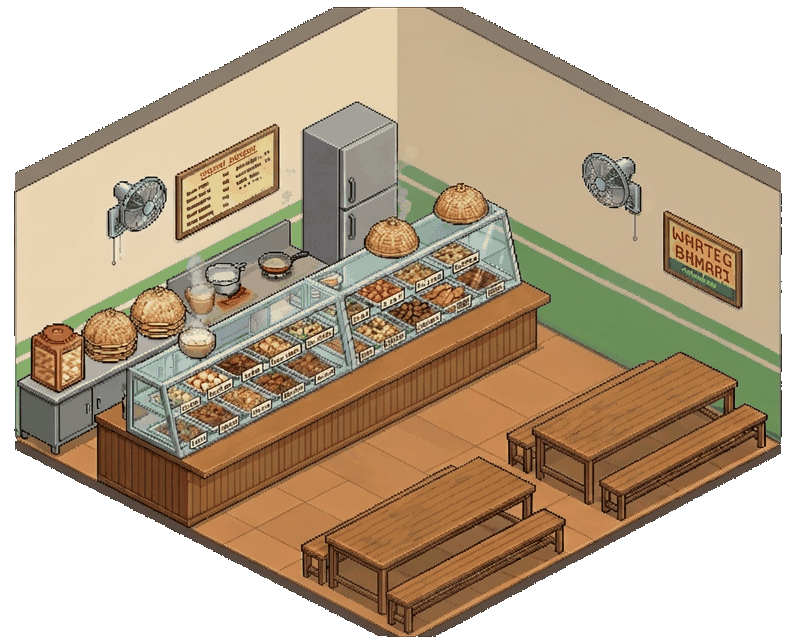
#> input picture src/assets/bg.png, 796 x 642 px; the run also reads 1 picture not shown here
$ python room_art.py
#> lines starting #> are read from the running program, lines starting #| are printed output that depends on the picture; after the words box and inside, x2 and y2 are one past the last pixel; in counts of white or black regions, pixels touching at a corner belong together
"""v1.4 room pieces for the procedural, size-adaptive warung rooms (src/room.ts):
cuts the furniture / kitchen out of the generated room bitmap (src/assets/bg.png, 2x art px) so the game can compose
rooms of any size: a procedural floor + walls (colours sampled from the same bitmap) with these pieces on top.
  src/assets/room.png   atlas: table sets (with their floor shadow), the back kitchen (warmer + cabinet, rice baskets,
                        stove counter, fridge), the menu board, the counter + etalase in three parts (left end, a
                        repeatable middle strip, right end) and derived pieces (prasmanan table, VIP sofa table, stairs)
  src/assets/room.json  frame rects + the bg px position each piece was cut from (its anchor in the original room)
Run: python3 tools/room_art.py   (Pillow, numpy, scipy)"""
import json, os
import numpy as np
from PIL import Image, ImageDraw
from scipy import ndimage

HERE = os.path.dirname(os.path.abspath(__file__))
A = os.path.normpath(os.path.join(HERE, '..', 'src', 'assets'))
bg = Image.open(os.path.join(A, 'bg.png')).convert('RGBA')
#> bg is the input picture: PIL image 796x642 RGBA; mean R, G, B, A 125.4, 103.7, 77.4, 181.4
ba = np.array(bg).astype(np.int16)
H, W = ba.shape[:2]
ys, xs = np.mgrid[0:H, 0:W]
FA = ((xs - 15) + 2 * (ys - 440)) / 2.0   # floor-plane iso a (bg px)
FB = ((xs - 15) - 2 * (ys - 440)) / 2.0   # floor-plane iso b
rgb = ba[..., :3]
lum = rgb.sum(axis=2)

def poly_mask(poly):
    m = Image.new('L', (W, H), 0); ImageDraw.Draw(m).polygon(poly, fill=255)
    return np.array(m) > 0

def near(c, tol):
    return (np.abs(rgb - np.array(c)).sum(axis=2) <= tol)

FLOOR = [(197, 136, 80), (191, 129, 77), (200, 137, 83), (198, 136, 82), (188, 128, 78), (194, 134, 83), (196, 134, 78), (203, 138, 83), (201, 134, 81), (196, 134, 82)]
def floorish():
    m = np.zeros((H, W), bool)
    for c in FLOOR: m |= near(c, 10)
    r, g, b = rgb[..., 0], rgb[..., 1], rgb[..., 2]
    m |= (r >= 186) & (r <= 212) & (g >= 124) & (g <= 146) & (b >= 72) & (b <= 92)
    return m
WALL = [(202, 178, 147), (199, 181, 151), (231, 211, 179), (106, 141, 87), (107, 145, 88), (104, 142, 88), (105, 143, 91), (114, 142, 99), (116, 146, 102), (78, 100, 78), (155, 154, 122), (176, 171, 143), (195, 174, 146)]
def wallish():
    m = np.zeros((H, W), bool)
    for c in WALL: m |= near(c, 26)
    r, g, b = rgb[..., 0], rgb[..., 1], rgb[..., 2]
    m |= (r > 205) & (g > 185) & (b > 150) & (r - b < 70) & (r - b > 30)   # light cream
    m |= (g > r + 18) & (g > b + 25) & (g > 110)                              # green band
    return m

pieces = {}
def cut(name, keep, pad=1):
    a = ba.copy(); a[~keep, 3] = 0
    im = Image.fromarray(a.clip(0, 255).astype(np.uint8), 'RGBA')
    bb = im.getbbox()
    pieces[name] = (im.crop(bb), [bb[0], bb[1]])

def cleanup(keep, minsize=12):
    lab, n = ndimage.label(keep)
    sizes = ndimage.sum(keep, lab, range(1, n + 1))
    small = np.isin(lab, [i + 1 for i, s in enumerate(sizes) if s < minsize])
    return keep & ~small

# ---- table sets: polygon around table + benches, then the floor around them flood-removed (the dark under-table
# shadow is kept with the piece)
def table(name, poly):
    pm = poly_mask(poly) & (ba[..., 3] > 0)
    fl = floorish() & pm
    # floor connected to the polygon border
    border = pm & ~ndimage.binary_erosion(pm, iterations=2)
    lab, n = ndimage.label(fl)
    ids = set(np.unique(lab[border & fl])) - {0}
    out = np.isin(lab, list(ids))
    keep = pm & ~out
    keep = ndimage.binary_opening(keep, iterations=1) | (keep & (lum < 300))
    keep = cleanup(keep, 30)
    cut(name, keep)

table('table_a', [(300, 548), (470, 452), (520, 470), (562, 494), (566, 536), (410, 620), (380, 612), (300, 572)])
#> after the loop in floorish, `for c in FLOOR: m |= near(c, 10)`:
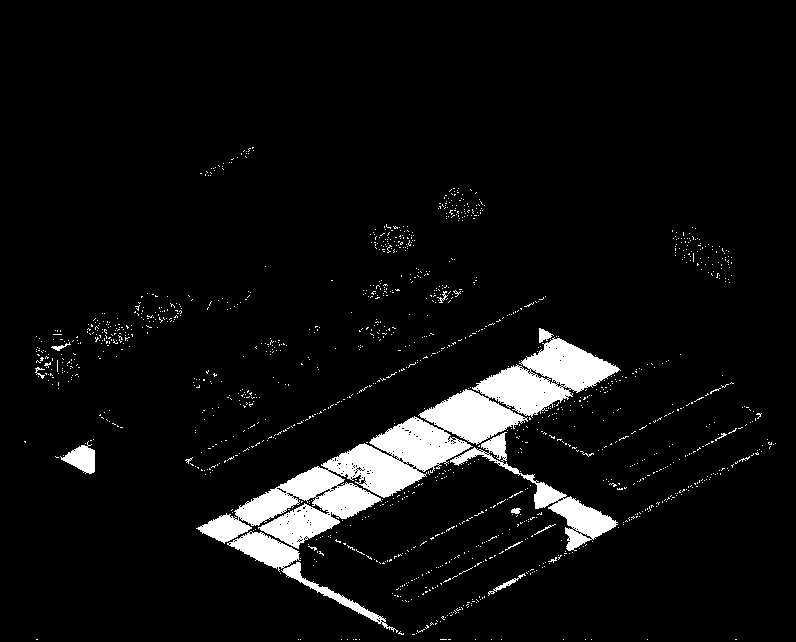
#> m: shape (642, 796) bool; 5.9% white; 1345 white regions (1329 under 20 px), largest, box (x1, y1, x2, y2) and area: (196, 337, 621, 549) 20643, (450, 432, 618, 551) 3083, (227, 531, 398, 633) 2335
#> in table, `lab, n = ndimage.label(fl)`: n = 251
#> in table, `ids = set(np.unique(lab[border & fl])) - {0}`: ids = 18 items
#> in cleanup, `lab, n = ndimage.label(keep)`:
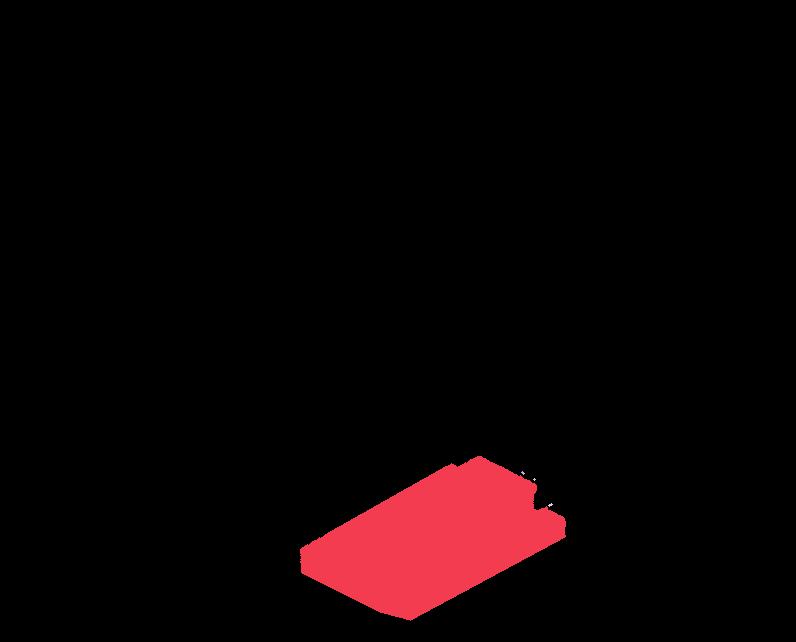
#> lab: shape (642, 796) int32; 5 distinct labels, from 0 to 4; one colour per label, 0 black
#> in cleanup, `lab, n = ndimage.label(keep)`: n = 4
#> in cleanup, `sizes = ndimage.sum(keep, lab, range(1, n + 1))`: sizes = [24721, 8, 5, 10]
#> in cut, `bb = im.getbbox()`: bb = (300, 456, 566, 621)
table('table_b', [(505, 440), (650, 362), (700, 372), (770, 396), (775, 440), (620, 516), (590, 510), (505, 470)])
#> call 2 of cleanup, with minsize = 30
#> in cleanup (call 2), `lab, n = ndimage.label(keep)`:
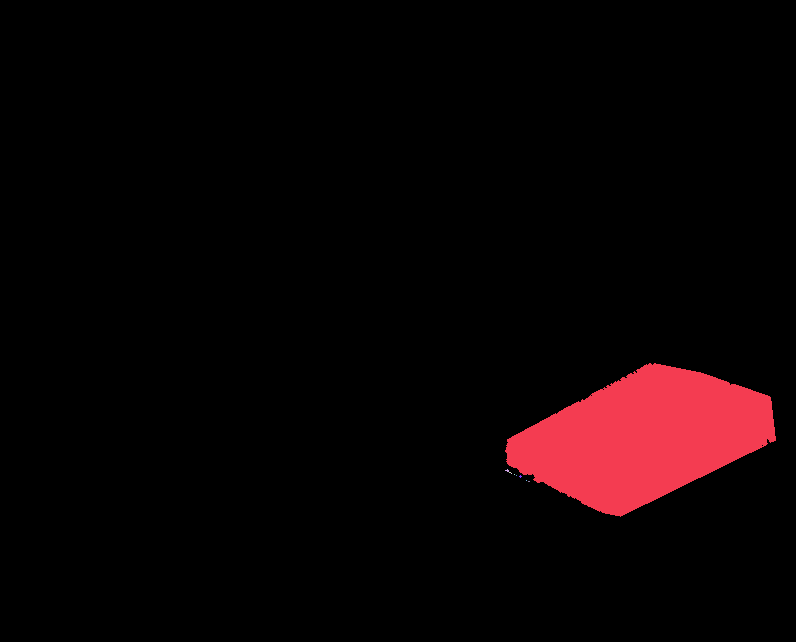
#> lab: shape (642, 796) int32; 10 distinct labels, from 0 to 9; one colour per label, 0 black
#> in cleanup (call 2), `lab, n = ndimage.label(keep)`: n = 9
#> in cleanup (call 2), `sizes = ndimage.sum(keep, lab, range(1, n + 1))`: sizes = [25228, 7, 2, 1, 1, 1, 5, 1, 2]
#> call 2 of cut, with name = 'table_b', pad = 1
#> in cut (call 2), `a[~keep, 3] = 0`:
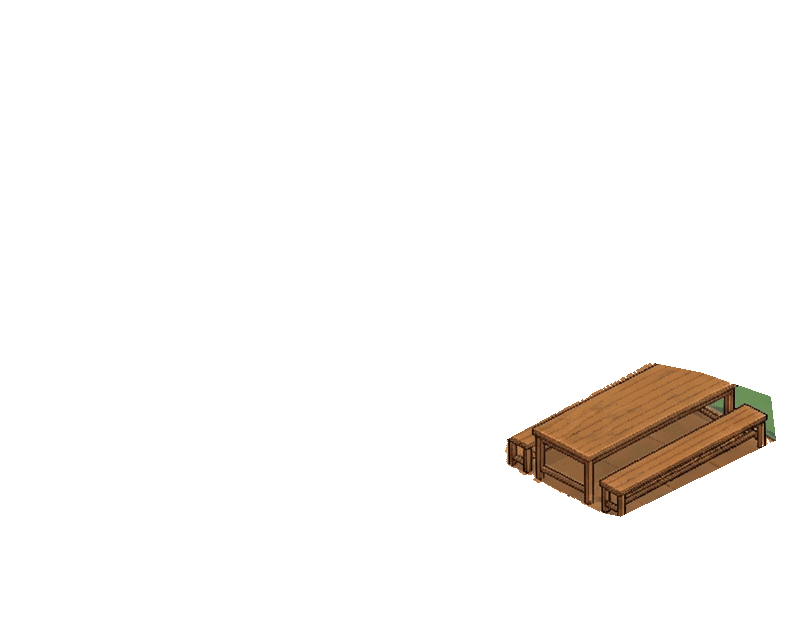
#> a: shape (642, 796, 4) int16; mean R, G, B, A 125.4, 103.7, 77.4, 12.6; transparent parts drawn white
#> in cut (call 2), `bb = im.getbbox()`: bb = (505, 363, 776, 517)

# ---- back kitchen (against the left wall): everything that is not wall / floor in the band behind the counter
kpoly = [(18, 330), (300, 190), (300, 120), (404, 100), (404, 300), (330, 330), (128, 420), (96, 470), (40, 470), (18, 450)]
def big(m, n):
    lab, k = ndimage.label(m)
    sizes = ndimage.sum(m, lab, range(1, k + 1))
    return np.isin(lab, [i + 1 for i, v in enumerate(sizes) if v >= n])
kp = poly_mask(kpoly)
km = kp & (ba[..., 3] > 0) & ~big(wallish() & kp, 300)
#> after the loop in wallish, `for c in WALL: m |= near(c, 26)`:
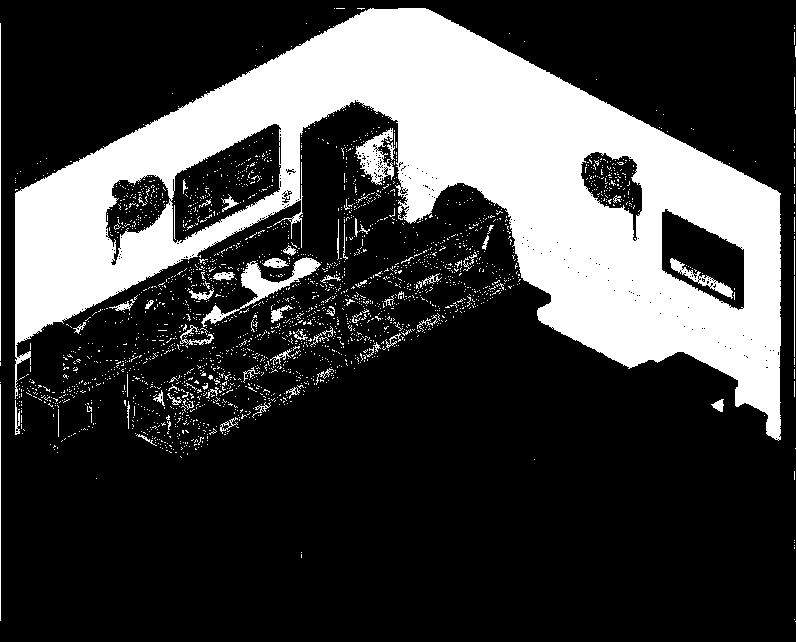
#> m: shape (642, 796) bool; 25.5% white; 2445 white regions (2374 under 20 px), largest, box (x1, y1, x2, y2) and area: (15, 8, 781, 441) 117401, (201, 257, 321, 327) 1557, (355, 128, 394, 185) 996
#> in big, `lab, k = ndimage.label(m)`:
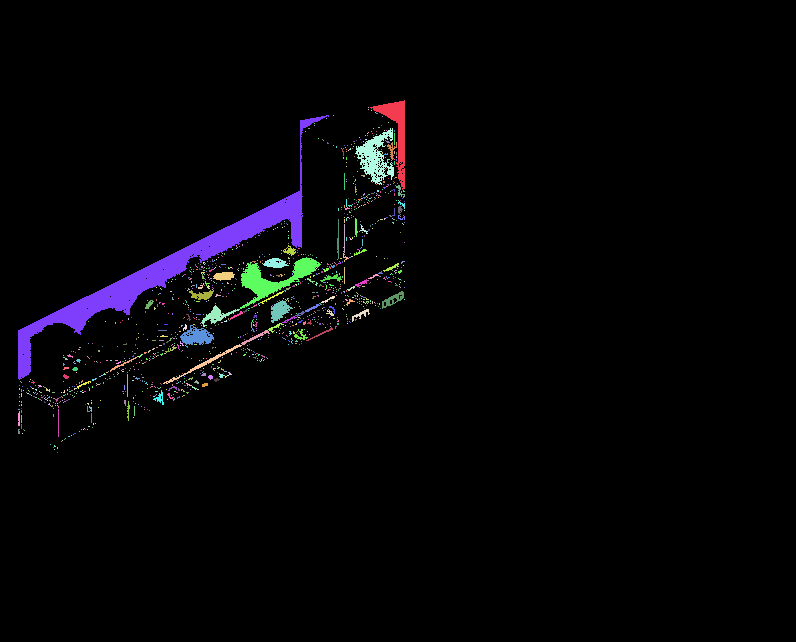
#> lab: shape (642, 796) int32; 1323 distinct labels, from 0 to 1322; one colour per label, 0 black
#> in big, `lab, k = ndimage.label(m)`: k = 1322
#> in big, `lab, k = ndimage.label(m)`:
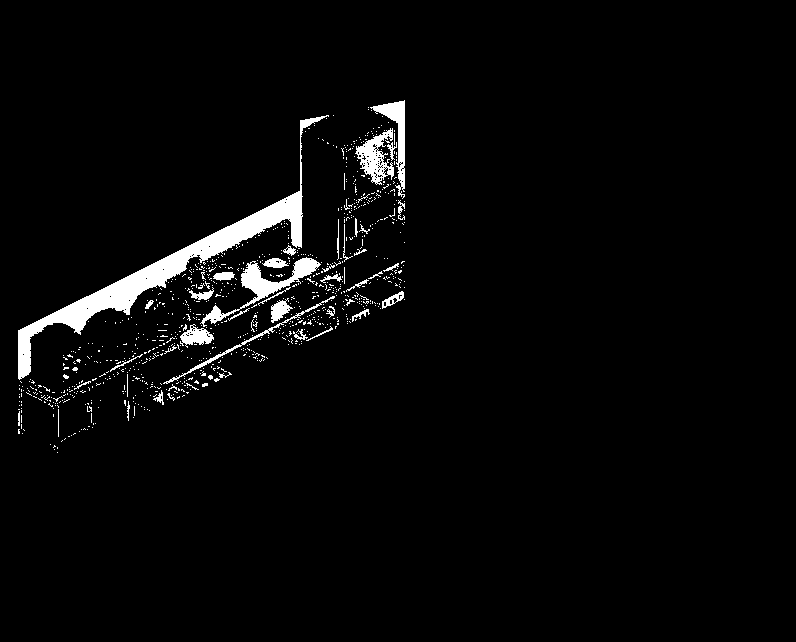
#> m: shape (642, 796) bool; 3.2% white; 921 white regions (880 under 20 px), largest, box (x1, y1, x2, y2) and area: (18, 115, 329, 380) 7251, (200, 257, 321, 327) 1561, (355, 128, 394, 185) 996
#> in big, `sizes = ndimage.sum(m, lab, range(1, k + 1))`: sizes = 1322 values, max 7247 at index 6, min 1 at index 1, mean 12.27
# the counter + etalase in front is cut separately (ov_counter polygon)
cpoly = [(92, 412), (128, 360), (500, 203), (522, 212), (552, 292), (550, 354), (192, 530), (90, 474)]
km &= ~poly_mask(cpoly)
km &= ~big(floorish() & kp, 60)
km = cleanup(ndimage.binary_closing(km, iterations=1) & poly_mask(kpoly), 40)
# the fridge's light reflections match the cream wall: keep its whole silhouette; drop the dome sitting on the etalase
km |= poly_mask([(303, 128), (368, 106), (397, 122), (397, 242), (352, 266), (303, 252)]) & (ba[..., 3] > 0)
km &= xs < 398
cut('kitchen', km)

# ---- wall fans (left wall + right wall), wall removed around them
def wallpiece(name, poly):
    pm = poly_mask(poly) & (ba[..., 3] > 0)
    k = pm & ~big(wallish() & pm, 40)
    cut(name, cleanup(k, 20))
wallpiece('fan_l', [(104, 186), (168, 166), (170, 262), (104, 270)])
wallpiece('fan_r', [(580, 150), (650, 150), (652, 250), (580, 250)])

# ---- menu board on the left wall
cut('menu', poly_mask([(176, 228), (176, 172), (278, 124), (282, 126), (282, 186), (178, 236)]) & (ba[..., 3] > 0))

# ---- counter + etalase (same polygon as ov_counter), split into left end / repeatable middle / right end
cm = poly_mask(cpoly) & (ba[..., 3] > 0)
# the polygon catches a bit of the wall / floor around the ends: drop them (the room behind is procedural now)
cm &= ~(big(wallish() & cm, 8) & ((xs > 470) | (xs < 140)))
cm &= ~(big(floorish() & cm, 8) & (xs < 200))
cut('counter', cleanup(cm, 10))

# ---- table variants (dark wood for the Restoran Besar hall, VIP: white cloth + red velvet benches), each with the
# matching front overlay (the ov_t2 polygon: table top + front bench, drawn over people on the back bench) and a
# buffet table (table top only, steel trays of lauk on it) for the prasmanan line
tim, torg = pieces['table_a']
#> torg = [300, 456]
ta = np.array(tim).astype(np.float32)
OVP = [(325 - torg[0], 537 - torg[1]), (480 - torg[0], 455 - torg[1]), (538 - torg[0], 486 - torg[1]), (538 - torg[0], 500 - torg[1]), (390 - torg[0], 584 - torg[1]), (384 - torg[0], 580 - torg[1])]
#> OVP = [(25, 81), (180, -1), (238, 30), (238, 44), (90, 128), (84, 124)]
def pm2(poly, size):
    m = Image.new('L', size, 0); ImageDraw.Draw(m).polygon(poly, fill=255); return np.array(m) > 0
TW, TH = tim.size
FRONT_BENCH = [(84, 136), (240, 54), (266, 62), (266, 80), (110, 162), (84, 156)]
STOOL = [(0, 88), (30, 76), (32, 130), (12, 140), (0, 132)]
TOP = [(22, 80), (180, -1), (239, 29), (239, 41), (88, 122), (22, 92)]
bench = pm2(FRONT_BENCH, (TW, TH)) | pm2(STOOL, (TW, TH))
def mkimg(a): return Image.fromarray(a.clip(0, 255).astype(np.uint8), 'RGBA')
def variant(name, arr):
    im = mkimg(arr); pieces[name] = (im, torg)
    ov = arr.copy(); ov[~pm2(OVP, (TW, TH)), 3] = 0
    o = mkimg(ov); bb = o.getbbox(); pieces['ov_' + name] = (o.crop(bb), [torg[0] + bb[0], torg[1] + bb[1]])
variant('kayu', ta.copy())
#> in variant, `bb = o.getbbox()`: bb = (25, 0, 237, 129)
g = ta.copy(); g[..., 0] *= 0.66; g[..., 1] *= 0.5; g[..., 2] *= 0.46; variant('gelap', g)
v = ta.copy()
lumv = v[..., :3].mean(axis=2)
# red velvet benches
v[bench, 0] = np.clip(lumv[bench] * 1.25 + 30, 0, 255); v[bench, 1] = lumv[bench] * 0.28; v[bench, 2] = lumv[bench] * 0.32
# white cloth over the top, a red runner down the middle, darker hem
top = pm2(TOP, (TW, TH)) & (v[..., 3] > 0)
L0, L1, Ri, Bo = np.array([22, 80.0]), np.array([180, -1.0]), np.array([239, 29.0]), np.array([88, 122.0])
yy, xx = np.mgrid[0:TH, 0:TW]
# param t across the table (0 back edge .. 1 front edge): distance from the back edge line L0-L1 vs the front edge Bo-Ri
def side(p0, p1):
    d = p1 - p0; return ((xx - p0[0]) * d[1] - (yy - p0[1]) * d[0]) / np.hypot(*d)
db_, df_ = side(L0, L1), side(Bo, Ri)
t = np.abs(db_) / (np.abs(db_) + np.abs(df_) + 1e-6)
cloth = np.stack([236 + (lumv - 150) * 0.12, 230 + (lumv - 150) * 0.12, 214 + (lumv - 150) * 0.12], -1)
run = (t > 0.4) & (t < 0.6)
cloth[run] = np.stack([186 + (lumv[run] - 150) * 0.1, 40 + 0 * lumv[run], 46 + 0 * lumv[run]], -1)
hem = top & ~ndimage.binary_erosion(top, iterations=2)
cloth[hem] *= 0.78
for c in range(3): v[..., c] = np.where(top, cloth[..., c], v[..., c])
variant('vip', v)
# buffet: table top without benches + steel trays with lauk (dish icons)
bf = ta.copy(); bf[ndimage.binary_dilation(bench, iterations=2) & ~pm2(TOP, (TW, TH)), 3] = 0
bfi = mkimg(bf)
dsh = Image.open(os.path.join(A, 'dishes.png')).convert('RGBA'); DC = 52
d = ImageDraw.Draw(bfi)
icons = [0, 4, 5, 2, 9, 11, 3, 6, 14, 1]
for i in range(5):
    for j in range(2):
        tt = (i + 0.6) / 5.4; u = 0.3 + j * 0.4
        # point on the top: along the long axis (L0 -> L1 at the back, Bo -> Ri at the front), across by u
        pb = L0 + (L1 - L0) * tt; pf = Bo + (Ri - Bo) * tt; c = pb + (pf - pb) * u
        x0, y0 = int(c[0]), int(c[1])
        d.polygon([(x0 - 15, y0 + 1), (x0 + 1, y0 - 7), (x0 + 15, y0 - 1), (x0 - 1, y0 + 7)], fill=(150, 156, 160, 255), outline=(70, 74, 78, 255))
        k = icons[(i * 2 + j) % len(icons)]
        ic = dsh.crop((k * DC, 0, (k + 1) * DC, DC)).resize((20, 20), Image.NEAREST)
        bfi.alpha_composite(ic, (x0 - 10, y0 - 13))
pieces['buffet'] = (bfi, torg)
bfa = np.array(bfi).astype(np.float32); bfa[~pm2(OVP, (TW, TH)), 3] = 0; o = mkimg(bfa); bb = o.getbbox()
#> after `bb = o.getbbox()`: bb = (25, 0, 237, 129)
pieces['ov_buffet'] = (o.crop(bb), [torg[0] + bb[0], torg[1] + bb[1]])
del pieces['table_a']; del pieces['table_b']

json_out = {}
SHEET_W = 1024
x = y = rowh = 0
parts = []
for n, (im, org) in pieces.items():
    if x + im.width > SHEET_W: x = 0; y += rowh + 2; rowh = 0
    parts.append((n, im, (x, y), org)); x += im.width + 2; rowh = max(rowh, im.height)
#> this loop made 13 passes
#> (n, org, x, y, rowh) on passes 5, 8, 12: ('counter', [90, 205], 464, 367, 326), ('gelap', [300, 456], 268, 695, 165), ('buffet', [300, 456], 268, 862, 165)
#> after the loop, parts = 13 items; rowh = 165; x = 482; y = 862
sheet = Image.new('RGBA', (SHEET_W, y + rowh), (0, 0, 0, 0))
for n, im, (px, py), org in parts:
    sheet.alpha_composite(im, (px, py)); json_out[n] = {'r': [px, py, im.width, im.height], 'o': org}
#> this loop made 13 passes
#> (n, px, py, org) on passes 1 to 8: ('kitchen', 0, 0, [18, 106]), ('fan_l', 382, 0, [106, 176]), ('fan_r', 445, 0, [582, 152]), ('menu', 507, 0, [176, 124]), ('counter', 0, 367, [90, 205]), ('kayu', 464, 367, [300, 456]), ('ov_kayu', 732, 367, [325, 456]), ('gelap', 0, 695, [300, 456])
#> after the loop, json_out = 13 items
sheet.save(os.path.join(A, 'room.png'), optimize=True)
json.dump(json_out, open(os.path.join(A, 'room.json'), 'w'))
print(json.dumps(json_out))
#> (printed output is left out)
